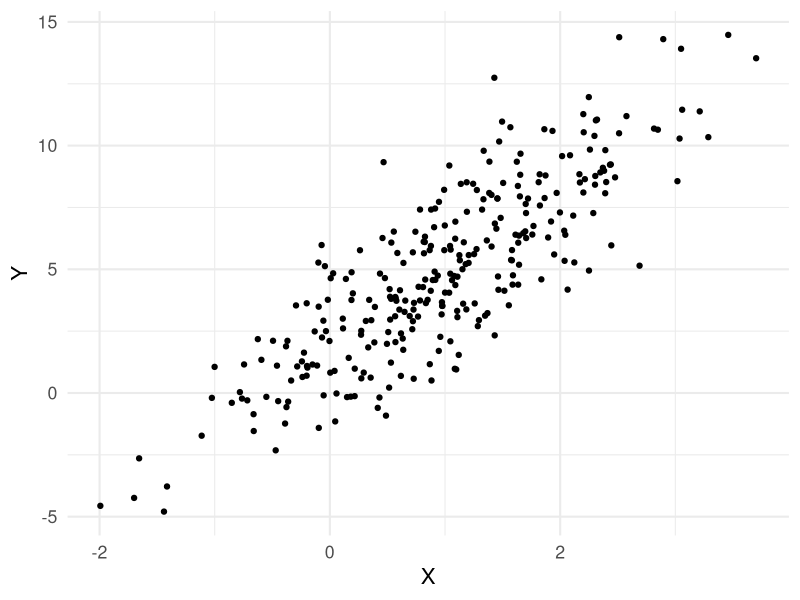
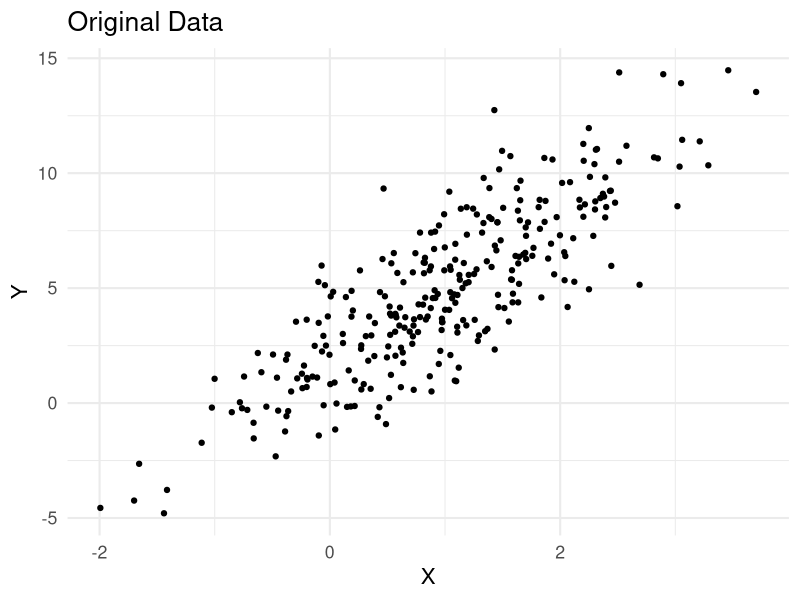
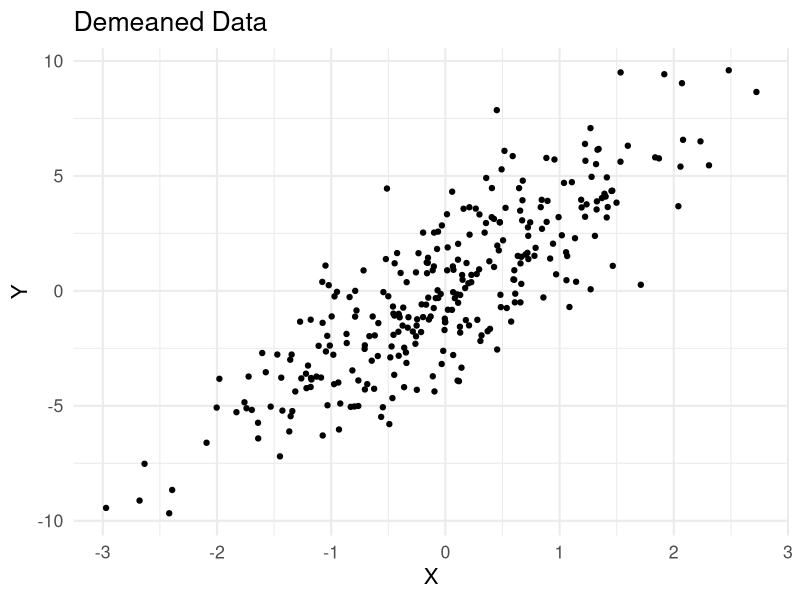
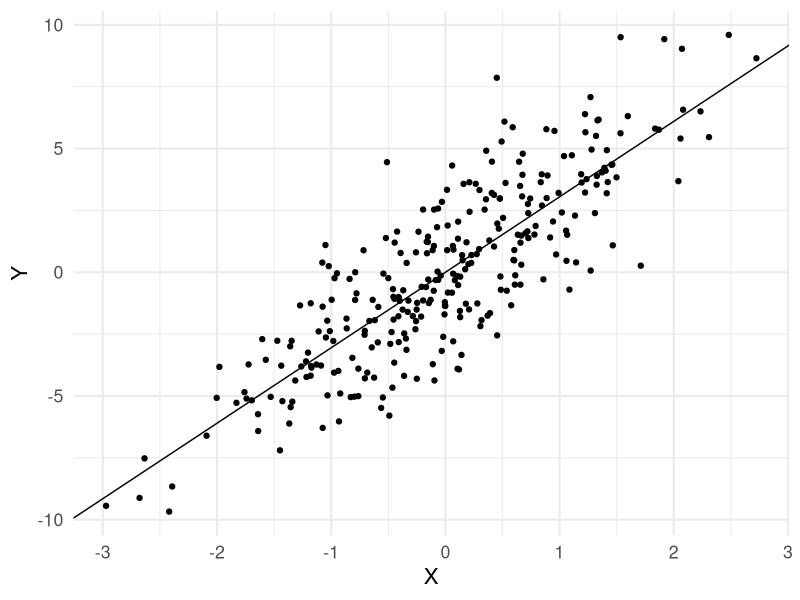
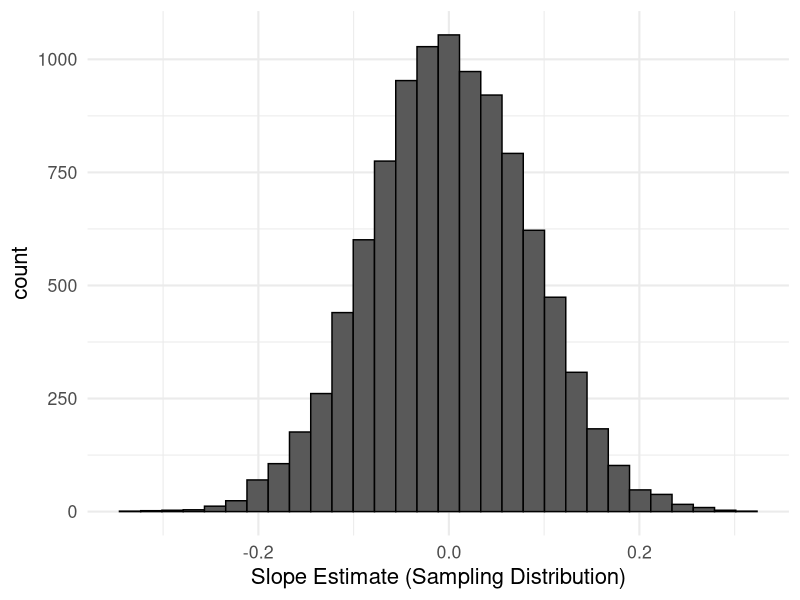

Reproduce these figures in R, in order.
## ---- chunk 1
library(tidyverse)
theme_set(theme_minimal(base_size = 16))
knitr::opts_chunk$set(comment=NA, fig.width=7, fig.height=5, 
                      fig.align = 'center', out.width = 600,
                      message=FALSE, warning=FALSE, echo=TRUE)
set.seed(42)
## ---- chunk 2

# Create some data where we know the true data-generating process
n <- 300
a <- 2
b <- 3

data <- tibble(X = rnorm(n, 1, 1),
               epsilon = rnorm(n, 0, 2),
               Y = a + b*X + epsilon)

data %>% 
  select(X,Y) %>% 
  cor

ggplot(data) +
  geom_point(mapping = aes(x=X,y=Y))
## ---- chunk 3
demeaned_data <- data %>% 
  mutate(Y = Y - mean(Y),
         X = X - mean(X))
## ---- chunk 4
ggplot(data) +
  geom_point(mapping = aes(x=X,y=Y)) +
  labs(x='X',y='Y',title = 'Original Data')
## ---- chunk 5
ggplot(demeaned_data) +
  geom_point(mapping = aes(x=X,y=Y)) +
  labs(x='X',y='Y',title = 'Demeaned Data')
## ---- chunk 6
slope_estimate <- 
  sum(demeaned_data$X * demeaned_data$Y) /
  sum(demeaned_data$X^2)

slope_estimate

linear_model_fit <- lm(Y~X, data = demeaned_data) 
linear_model_fit # hello

ggplot(demeaned_data) + 
  geom_point(mapping = aes(x=X,y=Y)) +
  geom_abline(intercept = 0, slope = slope_estimate)
## ---- chunk 7
get_slope_estimate <- function(a = 0, b = 0, X,
                               sd_epsilon = 2){
  
  n <- length(X)
  
  # Create random dataset assuming null hypothesis (b = 0, a = 0)  
  data <- tibble(X = X,
                 epsilon = rnorm(n, 0, sd_epsilon),
                 Y = a + b*X + epsilon)
  
  # Return the slope estimate
  sum(data$X * data$Y) / sum(data$X^2)
}

get_slope_estimate(X = demeaned_data$X)

## ---- chunk 8
sampling_distribution <- replicate(10000, get_slope_estimate(X = data$X))

tibble(sampling_distribution) %>% 
  ggplot() +
  geom_histogram(mapping = aes(x=sampling_distribution),
                 color = 'black') +
  labs(x='Slope Estimate (Sampling Distribution)') # a bell curved sampling distribution again! (t distribution)
## ---- chunk 9
sum(sampling_distribution > slope_estimate) # p-value effectively zero

standard_error <- sd(sampling_distribution)

confidence_interval <- c(slope_estimate - 1.96 * standard_error,
                         slope_estimate + 1.96 * standard_error)

summary(linear_model_fit)
confint(linear_model_fit)
## ---- chunk 10
data <- tibble(c = 1,
            x1 = rnorm(100, 0, 1),
            x2 = rnorm(100, 0, 1),
            y = 2*x1 + 3*x2 + rnorm(100, 0, 1))

linear_model <- lm(y ~ x1 + x2, data = data)

summary(linear_model)

# X matrix
X <- data %>% 
  select(c, x1, x2) %>% 
  as.matrix

# y vector
y <- data %>% 
  pull(y)

# beta hat = (X'X)^-1 X'y
beta_hat <- solve(t(X) %*% X) %*% t(X) %*% y

beta_hat
linear_model # that's where the coefficients come from; the parameter estimates that minimize the sum of squared errors
